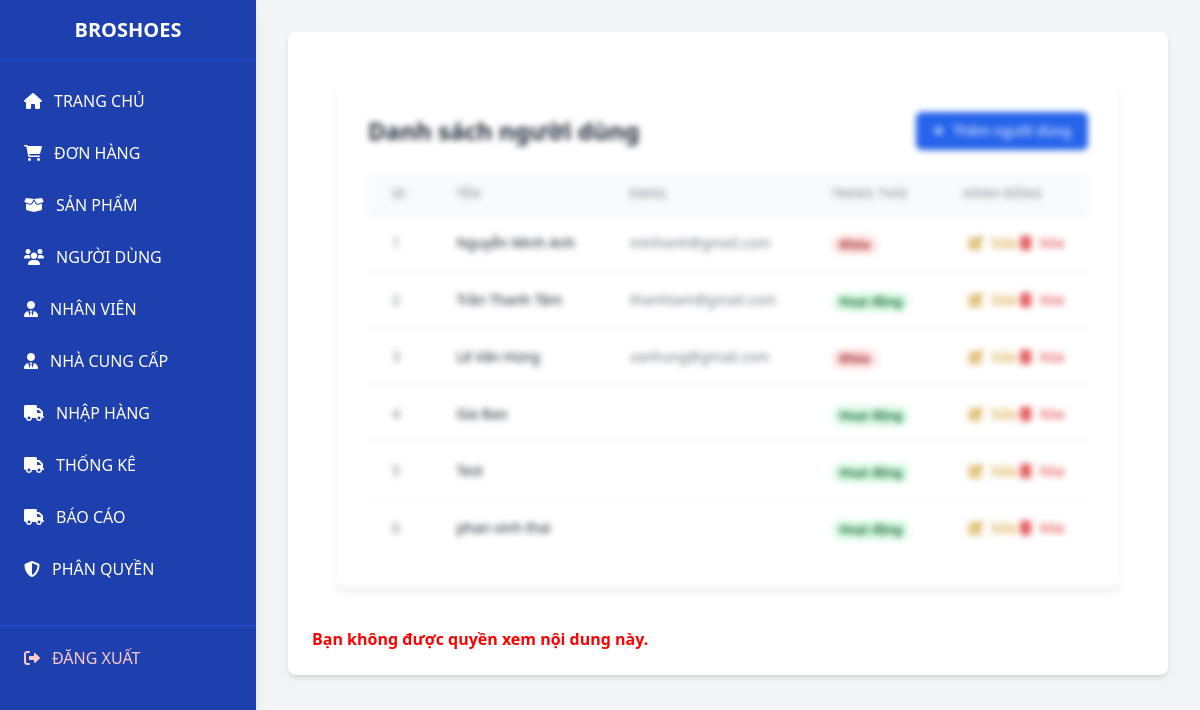
/admin/admin.php?page=users&action=list (signed in), run on the app's committed database.
### tables this page shows
CREATE TABLE `user` (
  `UserID` int(11) NOT NULL,
  `Username` varchar(50) NOT NULL,
  `Fullname` varchar(100) NOT NULL,
  `PhoneNumber` varchar(20) DEFAULT NULL,
  `Email` varchar(100) DEFAULT NULL,
  `Address` text DEFAULT NULL,
  `ProvinceID` int(11) NOT NULL,
  `DistrictID` int(11) NOT NULL,
  `WardID` int(11) NOT NULL,
  `PasswordHash` varchar(255) NOT NULL,
  `CreatedAt` datetime DEFAULT current_timestamp(),
  `isActivate` int(11) NOT NULL
);

### admin/models/Permission.php (called while the page is built, shortened)
<?php
    class Permission {
        private $db;
        public function __construct($db) {
            $this->db = $db;
        }
        public function getPermissionsByRole($RoleID) {
            $query = "SELECT ma_quyen FROM quyen WHERE id IN (SELECT id_quyen FROM chitiet_vaitro_quyen WHERE id_vaitro = :roleID)";
            $stmt = $this->db->prepare($query);
            $stmt->bindParam(':roleID', $RoleID, PDO::PARAM_INT);
            $stmt->execute();
            return $stmt->fetchAll(PDO::FETCH_COLUMN, 0);
        }
    }

### admin/models/User.php (called while the page is built, shortened)
<?php
require_once 'db_connection.php';
class User {
    private $pdo;
    public function __construct() {
        global $pdo;
        $this->pdo = $pdo;
    }
    public function getAll() {
        $stmt = $this->pdo->query("SELECT * FROM user");
        return $stmt->fetchAll();
    }
}

### admin/views/users/list.php (the view, shortened to what this page needs)
<?php if (!$hasUserViewPermission): ?>
    <div style="filter: blur(3px); pointer-events: none;">
<?php endif; ?>
<?php
function renderButton($text, $href = '#', $iconClass = '', $itemclass= '',$disabled = false , )
{
    $itemclass .= $disabled ? 'cursor-not-allowed' : '';
    $hrefAttribute = $disabled ? '' : 'href="' . $href . '"';
    echo '<a ' . $hrefAttribute . ' class="' . $itemclass . '" >';
    if (!empty($iconClass)) {
        echo '<i class="' . $iconClass . ' mr-2"></i>';
    }
    echo $text;
    echo '</a>';
}
?>
<div class="max-w-7xl mx-auto p-6">
    <div class="bg-white rounded-lg shadow-md p-8">
        <div class="flex justify-between items-center mb-6">
            <h2 class="text-2xl font-bold text-gray-800">Danh sách người dùng</h2>
            <?php renderButton('Thêm người dùng' , 'admin.php?page=users&action=add' , 'fas fa-plus mr-2' , 'inline-flex items-center px-4 py-2 border border-transparent rounded-md shadow-sm text-sm font-medium text-white bg-blue-600 hover:bg-blue-700', !$hasUserAddPermission ) ?>
        </div>
        <div class="overflow-x-auto">
            <table class="min-w-full divide-y divide-gray-200">
                <thead class="bg-gray-50">
                    <tr>
                        <th class="px-6 py-3 text-left text-xs font-medium text-gray-500 uppercase tracking-wider">ID</th>
                        <th class="px-6 py-3 text-left text-xs font-medium text-gray-500 uppercase tracking-wider">Tên</th>
                        <th class="px-6 py-3 text-left text-xs font-medium text-gray-500 uppercase tracking-wider">Email</th>
                        <th class="px-6 py-3 text-left text-xs font-medium text-gray-500 uppercase tracking-wider">Trạng thái</th>
                        <th class="px-6 py-3 text-left text-xs font-medium text-gray-500 uppercase tracking-wider">Hành động</th>
                    </tr>
                </thead>
                <tbody class="bg-white divide-y divide-gray-200">
                    <?php foreach ($users as $user): ?>
                        <tr class="hover:bg-gray-50">
                            <td class="px-6 py-4 whitespace-nowrap text-sm text-gray-500"><?= $user['UserID'] ?></td>
                            <td class="px-6 py-4 whitespace-nowrap text-sm text-gray-900"><?= htmlspecialchars($user['Fullname']) ?></td>
                            <td class="px-6 py-4 whitespace-nowrap text-sm text-gray-500"><?= htmlspecialchars($user['Email']) ?></td>
                            <td class="px-6 py-4 whitespace-nowrap">
                                <?php if ($user['isActivate']): ?>
                                    <span class="px-2 inline-flex text-xs leading-5 font-semibold rounded-full bg-green-100 text-green-800">
                                        Hoạt động
                                    </span>
                                <?php else: ?>
                                    <span class="px-2 inline-flex text-xs leading-5 font-semibold rounded-full bg-red-100 text-red-800">
                                        Khóa
                                    </span>
                                <?php endif; ?>
                            </td>
                            <td class="px-6 py-4 whitespace-nowrap text-right text-sm font-medium">
                                <?= ($hasUserDeletePermission) ? '<a href="admin.php?page=users&action=delete&id='.$user['UserID'].'"
                                        class="text-red-600 hover:text-red-900" onclick="return confirm(\'Bạn chắc chắn muốn xóa người dùng này?\')">
                                            <i class="fas fa-trash-alt mr-1"></i> Xóa
                                        </a>' : '<a
                                        class="text-red-600 hover:text-red-900 cursor-not-allowed" >
                                            <i class="fas fa-trash-alt mr-1"></i> Xóa
                                        </a>' ?>
                                                                    </td>
                        </tr>
                    <?php endforeach; ?>
                </tbody>
            </table>
        </div>
    </div>
</div>
<?php if (!$hasUserViewPermission): ?>
    </div>
    <div style="margin-top: 15px; color: red; font-weight: bold;">
        Bạn không được quyền xem nội dung này.
    </div>
<?php endif; ?>

### data on the page
user: UserID "1", Fullname "Nguyễn Minh Anh", Email "minhanh@gmail.com", isActivate "Khóa"
user: UserID "2", Fullname "Trần Thanh Tâm", Email "thanhtam@gmail.com", isActivate "Hoạt động"
user: UserID "3", Fullname "Lê Văn Hùng", Email "vanhung@gmail.com", isActivate "Khóa"
user: UserID "4", Fullname "Gia Bao", isActivate "Hoạt động"
user: UserID "5", Fullname "Test", isActivate "Hoạt động"
user: UserID "6", Fullname "phan vinh thai", isActivate "Hoạt động"

### other printed values
$text "Thêm người dùng"
